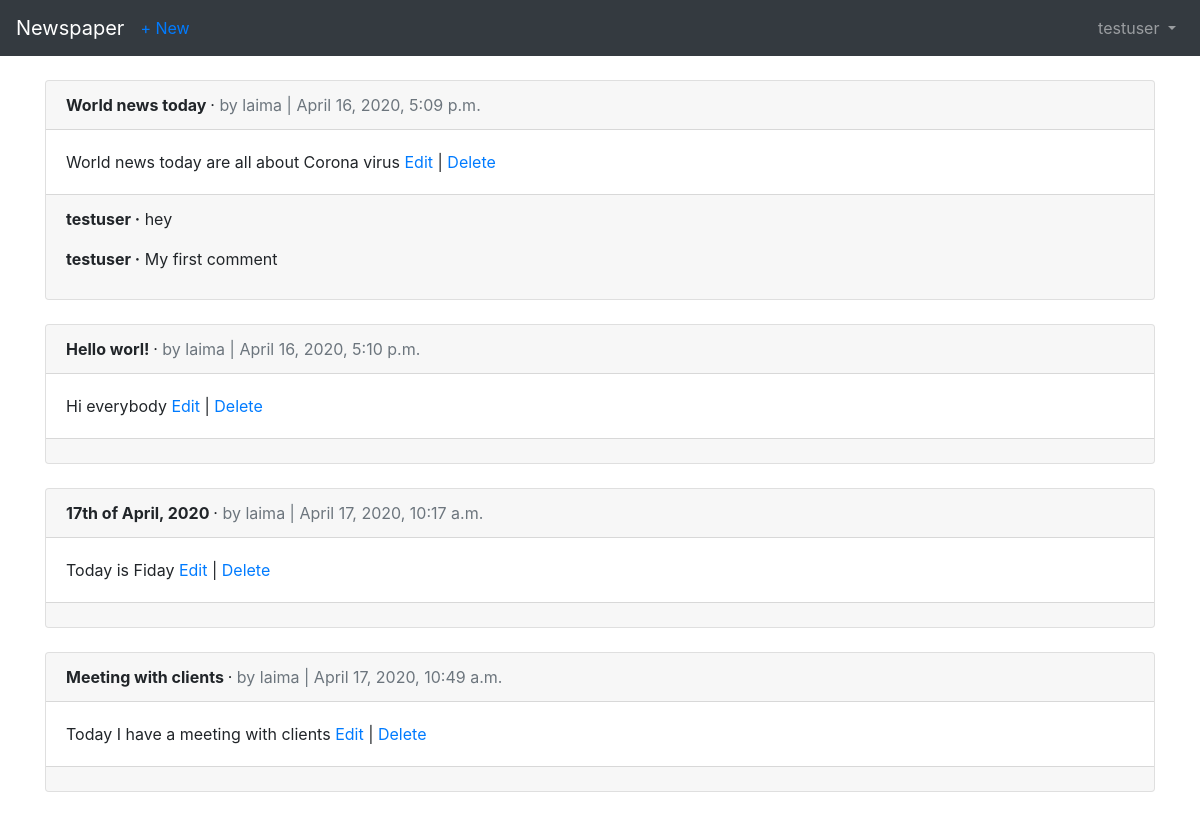
Screenshot of /articles/ (signed in) with the database file from the repository.
### users/models.py (models this page shows)
class CustomUser(AbstractUser):
    age = models.PositiveIntegerField(null=True, blank=True)

### articles/models.py (models this page shows, shortened)
class Article(models.Model):
    title = models.CharField(max_length=255)
    body = models.TextField()
    date = models.DateTimeField(auto_now_add=True)
    author = models.ForeignKey(
        get_user_model(),
        on_delete=models.CASCADE
    )

class Comment(models.Model):
    article = models.ForeignKey(
        Article,
         on_delete=models.CASCADE,
         related_name='comments')
    comment = models.CharField(max_length=140)
    author = models.ForeignKey(
        get_user_model(),
        on_delete=models.CASCADE,
    )
    def __str__(self):
        return self.comment

### articles/views.py (the view)
# urls.py: path('', ArticleListView.as_view(), name='article_list'),
class ArticleListView(LoginRequiredMixin, ListView):
    model = Article
    template_name = 'article_list.html'
    login_url = 'login'

### templates/article_list.html (shortened to what this page needs)
{% extends 'base.html' %}
{% block content %}
    {% for article in object_list %}
        <div class="card">
            <div class="card-header">
                <span class="font-weight-bold">{{ article.title}} </span> &middot;
                <span class="text-muted">by {{ article.author }} |
                {{ article.date }}</span>
            </div>
            <div class="card-body">
                {{ article.body }}
                <a href="{% url 'article_edit' article.pk %}">Edit</a> |
                <a href="{% url 'article_delete' article.pk %}">Delete</a>
            </div>
            <div class="card-footer">
                {% for comment in article.comments.all %}
                    <p>
                        <span class="font-weight-bold">{{ comment.author }} &middot;</span>
                        {{ comment }}
                    </p>
                {% endfor %}
            </div>
        </div>
        <br />
    {% endfor %}
{% endblock content %}

### templates/base.html (shortened to what this page needs)
<!DOCTYPE html>
<html lang="en">
    <head>
        <link rel="stylesheet" href="https://maxcdn.bootstrapcdn.com/bootstrap/4.1.3/css/bootstrap.min.css">
    </head>
    <body>
        <nav class="navbar navbar-expand-md navbar-dark bg-dark mb-4">
            <a class="navbar-brand" href="{% url 'home' %}">Newspaper</a>
            {% if user.is_authenticated %}
                <ul class="navbar-nav mr auto">
                    <li class="nav-item"><a href="{% url 'article_new' %}">+ New</a></li>
                </ul>
            {% endif %}
            <div class="collapse navbar-collapse" id="navbarCollapse">
                {% if user.is_authenticated %}
                <ul class="navbar-nav ml-auto">
                    <li class="nav-item">
                        <a class="nav-link dropdown-toggle" href="#" id="userMenu"
                            data-toggle="dropdown" aria-haspopup="true"
                            aria-expanded="false">
                            {{ user.username}}
                        </a>
                    </li>
                </ul>
                {% else %}
                    <form class="form-inline ml-auto">
                        <a href="{% url 'login' %}" class="btn btn-outline-secondary">Log In</a>
                        <a href="{% url 'signup' %}" class="btn btn-primary ml-2">Sign up</a>
                    </form>
                {% endif%}
            </div>
        </nav>
        <div class="container">
            {% block content%}
            {% endblock content%}
        </div>
    </body>
</html>

### rows the page displays
CustomUser: username "testuser"
Article: title "World news today", author "laima", date "April 16, 2020, 5:09 p.m.", body "World news today are all about Corona virus"
Comment: author "testuser", comment "hey"
Comment: author "testuser", comment "My first comment"
Article: title "Hello worl!", author "laima", date "April 16, 2020, 5:10 p.m.", body "Hi everybody"
Article: title "17th of April, 2020", author "laima", date "April 17, 2020, 10:17 a.m.", body "Today is Fiday"
Article: title "Meeting with clients", author "laima", date "April 17, 2020, 10:49 a.m.", body "Today I have a meeting with clients"
